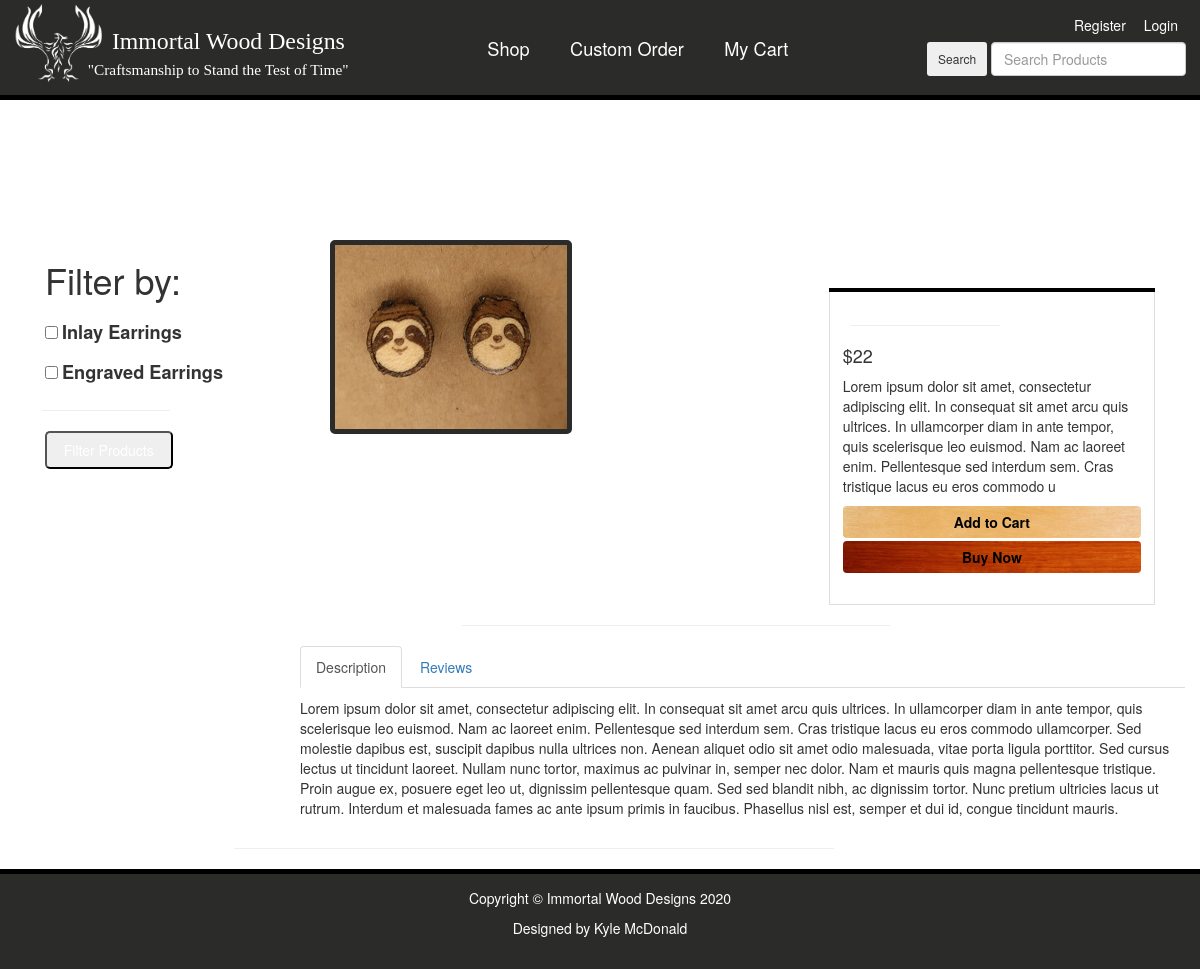
/item.php?id=10, run on the app's committed database.
### tables this page shows
CREATE TABLE `categories` (
  `cat_id` int(11) NOT NULL,
  `cat_title` varchar(255) NOT NULL
);

CREATE TABLE `products` (
  `product_id` int(11) NOT NULL,
  `product_title` varchar(255) NOT NULL,
  `product_category_id` int(11) NOT NULL,
  `product_price` float NOT NULL,
  `product_qty` int(11) NOT NULL,
  `product_description` text NOT NULL,
  `short_desc` text NOT NULL,
  `product_image` varchar(255) NOT NULL
);

### public/item.php (the view, shortened to what this page needs)
<?php
include(template_front . ds . "header.php");
?>
<div class="container">
<?php include(template_front . ds . "side-nav.php");
$query = query("SELECT * FROM products WHERE product_id =" . escape_string($_GET['id']) . " ");
while($row = fetch_array($query)):
?>
<div class="col-md-9">
<div class="row">
    <div class="col-md-7">
    <div>
       <img class="img-responsive" src="../resources/<?php echo display_image($row['product_image']);?>" alt="">
    </div>
    </div>
    <div class="col-md-5">
        <h4 class="item-title"><?php echo $row['product_title'];?></h4>
        <div class="thumbnail">
    <div class="caption-full">
        <hr>
        <h4 class=""><?php echo "&#36;" . $row['product_price'];?></h4>
        <p><?php echo $row['short_desc'];?></p>
    <form action="">
        <div class="form-group">
        <a class="btn btn-primary" href="item.php?item_add=<?php echo $row['product_id']?>&item">Add to Cart</a>
        <a class="btn btn-success" href="checkout.php?add=<?php echo $row['product_id']?>&checkout">Buy Now</a>
    </form>
    </div>
</div>
</div>
</div>
        <hr>
<div class="row">
<div role="tabpanel">
  <ul class="nav nav-tabs" role="tablist">
    <li role="presentation" class="active"><a href="#home" aria-controls="home" role="tab" data-toggle="tab">Description</a></li>
    <li role="presentation"><a href="#profile" aria-controls="profile" role="tab" data-toggle="tab">Reviews</a></li>
  </ul>
  <div class="tab-content">
    <div role="tabpanel" class="tab-pane active" id="home">
    <p><?php echo $row['product_description'];?></p>
    </div>
        <?php
            $query = query("SELECT * FROM reviews WHERE product =" . escape_string($_GET['id']) . " ");
                ?>
</div>
</div>
</div>
<?php endwhile; ?>
</div>
</div>
<?php include(template_front . ds . "footer.php");?>

### resources/functions.php (shortened to what this page needs)
<?php
$upload_directory = "uploads";
function query($sql){
    global $connection;
    return mysqli_query($connection, $sql);
}
function escape_string($string){
    global $connection;
    return mysqli_real_escape_string($connection, $string);
}
function fetch_array($result){
    return mysqli_fetch_assoc($result);
}
function get_categories(){
    $query = query("SELECT * FROM categories");
        while($row = fetch_array($query)) {
            $link_id = $row['cat_id'];
            $category=<<<DELIMETER
            <input type="checkbox" name="category" id="$link_id" value='$link_id'>
            <label for="$link_id" class="category">{$row['cat_title']}</label>
            <br>
        DELIMETER;
        echo $category;
    }
        }
function display_image($picture) {
    global $upload_directory;
    return $upload_directory . ds . $picture;
}
?>

### public/css/shop-homepage.css (style rules this page uses)
body { padding-top: 70px; }
.thumbnail { padding: 0; }
.thumbnail .caption-full { padding: 9px; color: #333; }

### public/css/style.css (style rules this page uses)
body { height: 100%; width: 100%; padding: 0; margin: 0; background-color: #849db5; }
.container { margin-top: 10em; width: 100%; }
.btn-primary { background-image: url("../../resources/images/yellowheart.jpg") !important; background-size: cover; color: black !important; font-weight: 700 !important; width: 100%; outline: 0 !important; border: none !important; }
.img-responsive { border-radius: 5px; border: 5px solid #2b2b29; }
.btn-success { margin-top: .25em; background-image: url("../../resources/images/padauk.jpg") !important; background-size: cover; color: black !important; font-weight: 700 !important; width: 100%; border: none !important; outline: 0 !important; }
.category { font-size: 1.3em; margin-top: .5em; }
.item-title { text-align: center; background-image: url("../../resources/images/wewd.jpg"); background-size: cover; padding: .5em; color: white; border-bottom: 5px solid #000; border-top-left-radius: 5px; border-top-right-radius: 5px; margin-bottom:-.05em; }
.thumbnail { border-top: none !important; border-radius: 0px !important; padding-bottom: .5em !important; }
hr { width: 50%; position: relative; left: -4.75em; }

### data on the page
categories: cat_title "Inlay Earrings"
categories: cat_title "Engraved Earrings"
products: product_image (picture), product_price "22", short_desc "Lorem ipsum dolor sit amet, consectetur adipiscing elit. In consequat sit amet arcu quis ultrices. In ullamcorper diam in ante tempor, quis scelerisque leo euismod. Nam ac laoreet enim. Pellentesque sed interdum sem. Cras tristique lacus eu eros commodo u", product_description "Lorem ipsum dolor sit amet, consectetur adipiscing elit. In consequat sit amet arcu quis ultrices. In ullamcorper diam in ante tempor, quis scelerisque leo euismod. Nam ac laoreet enim. Pellentesque sed interdum sem. Cras tristique lacus eu eros commodo ullamcorper. Sed molestie dapibus est, suscipit dapibus nulla ultrices non. Aenean aliquet odio sit amet odio malesuada, vitae porta ligula porttitor. Sed cursus lectus ut tincidunt laoreet. Nullam nunc tortor, maximus ac pulvinar in, semper nec dolor. Nam et mauris quis magna pellentesque tristique. Proin augue ex, posuere eget leo ut, dignissim pellentesque quam. Sed sed blandit nibh, ac dignissim tortor. Nunc pretium ultricies lacus ut…"
